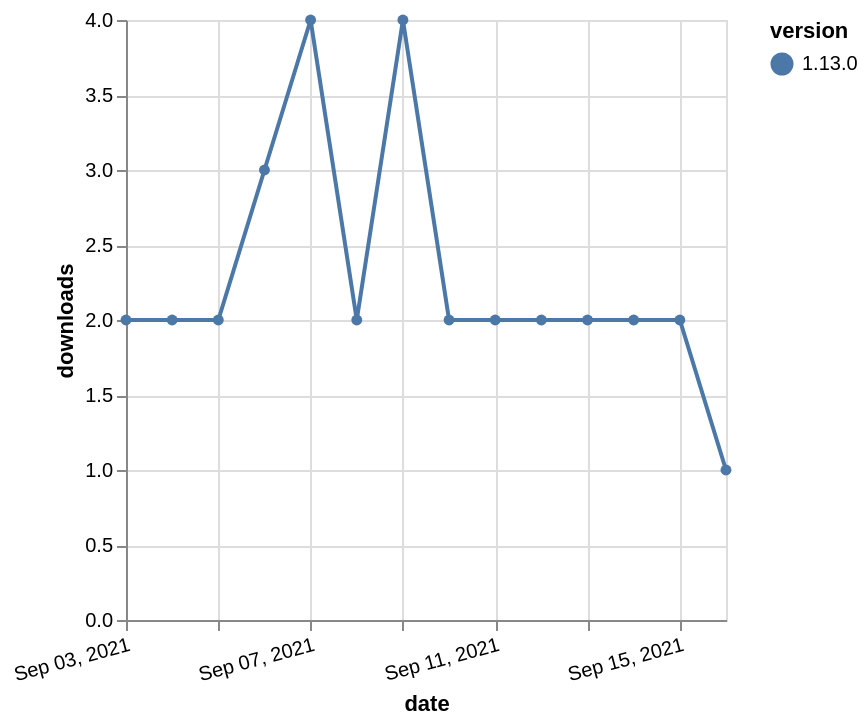

Source (Vega-Lite JSON):
### Vega-Lite specification from a JSON file in a GitHub repository (floating-point values rounded to 4 significant figures)
{"$schema": "https://vega.github.io/schema/vega-lite/v5.json", "description": "A simple bar chart with embedded data.", "data": {"values": [{"date": "2021-09-03", "total": 3187, "delta": 2, "version": "1.13.0"}, {"date": "2021-09-04", "total": 3189, "delta": 2, "version": "1.13.0"}, {"date": "2021-09-05", "total": 3191, "delta": 2, "version": "1.13.0"}, {"date": "2021-09-06", "total": 3194, "delta": 3, "version": "1.13.0"}, {"date": "2021-09-07", "total": 3198, "delta": 4, "version": "1.13.0"}, {"date": "2021-09-08", "total": 3200, "delta": 2, "version": "1.13.0"}, {"date": "2021-09-09", "total": 3204, "delta": 4, "version": "1.13.0"}, {"date": "2021-09-10", "total": 3206, "delta": 2, "version": "1.13.0"}, {"date": "2021-09-11", "total": 3208, "delta": 2, "version": "1.13.0"}, {"date": "2021-09-12", "total": 3210, "delta": 2, "version": "1.13.0"}, {"date": "2021-09-13", "total": 3212, "delta": 2, "version": "1.13.0"}, {"date": "2021-09-14", "total": 3214, "delta": 2, "version": "1.13.0"}, {"date": "2021-09-15", "total": 3216, "delta": 2, "version": "1.13.0"}, {"date": "2021-09-16", "total": 3217, "delta": 1, "version": "1.13.0"}]}, "width": "container", "mark": {"type": "line", "point": {"filled": true}}, "encoding": {"x": {"field": "date", "type": "temporal", "timeUnit": "yearmonthdate", "title": "date", "axis": {"labelAngle": -15}}, "y": {"field": "delta", "type": "quantitative", "title": "downloads"}, "color": {"field": "version", "type": "nominal"}, "tooltip": {"field": "delta"}}}
